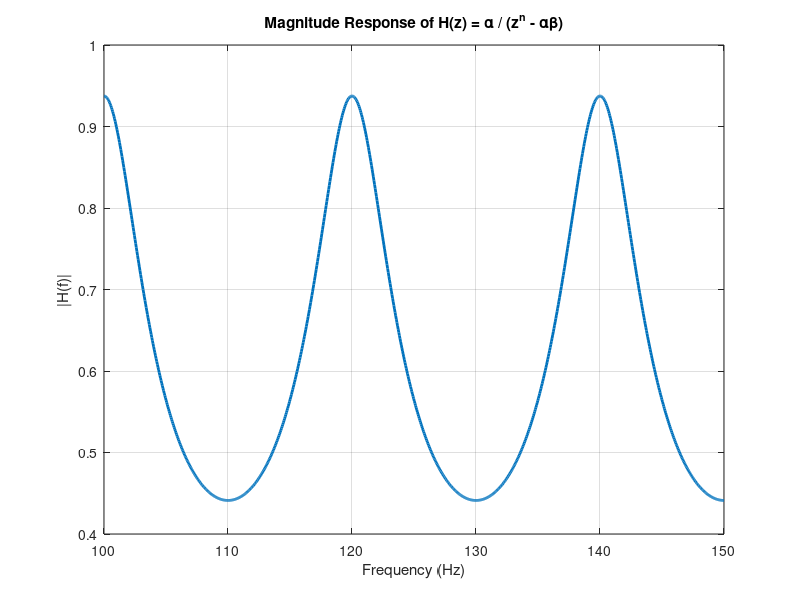
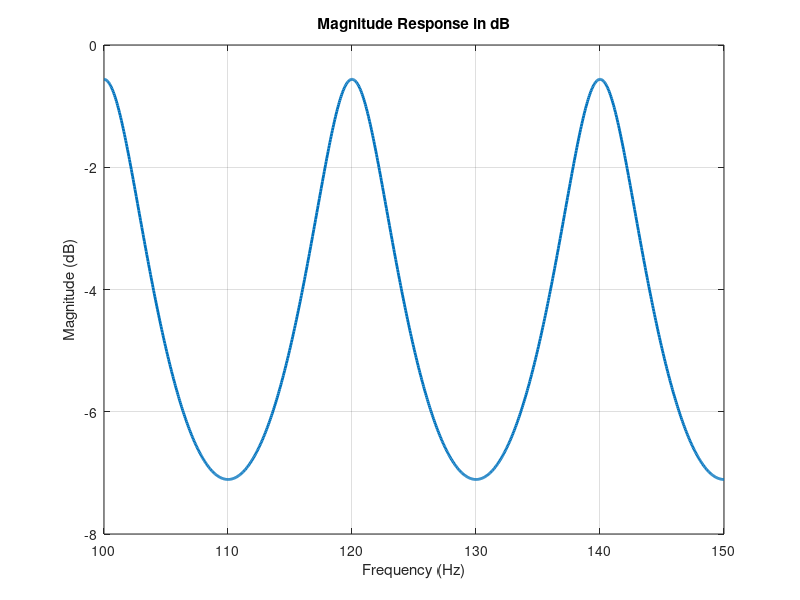

MATLAB code to generate these figures, in order:
clc
clear all
close all

% Parameters
alpha = 0.6;
beta  = 0.6;
fs    = 48000;      % Sampling rate (must be >= 2*20kHz)
n     = fs*0.05         % <-- change delay order if needed


% Define frequency range
f = linspace(100, 150, 1000);
w = 2*pi*f/fs;      % normalized radian frequency

% Compute frequency response
z = exp(1j*w);
H = alpha ./ (z.^n - alpha*beta);

% Plot magnitude response
figure;
plot(f, abs(H), 'LineWidth', 2);
grid on;
xlabel('Frequency (Hz)');
ylabel('|H(f)|');
title('Magnitude Response of H(z) = \alpha / (z^n - \alpha\beta)');

% Optional: plot in dB
figure;
plot(f, 20*log10(abs(H)), 'LineWidth', 2);
grid on;
xlabel('Frequency (Hz)');
ylabel('Magnitude (dB)');
title('Magnitude Response in dB');
